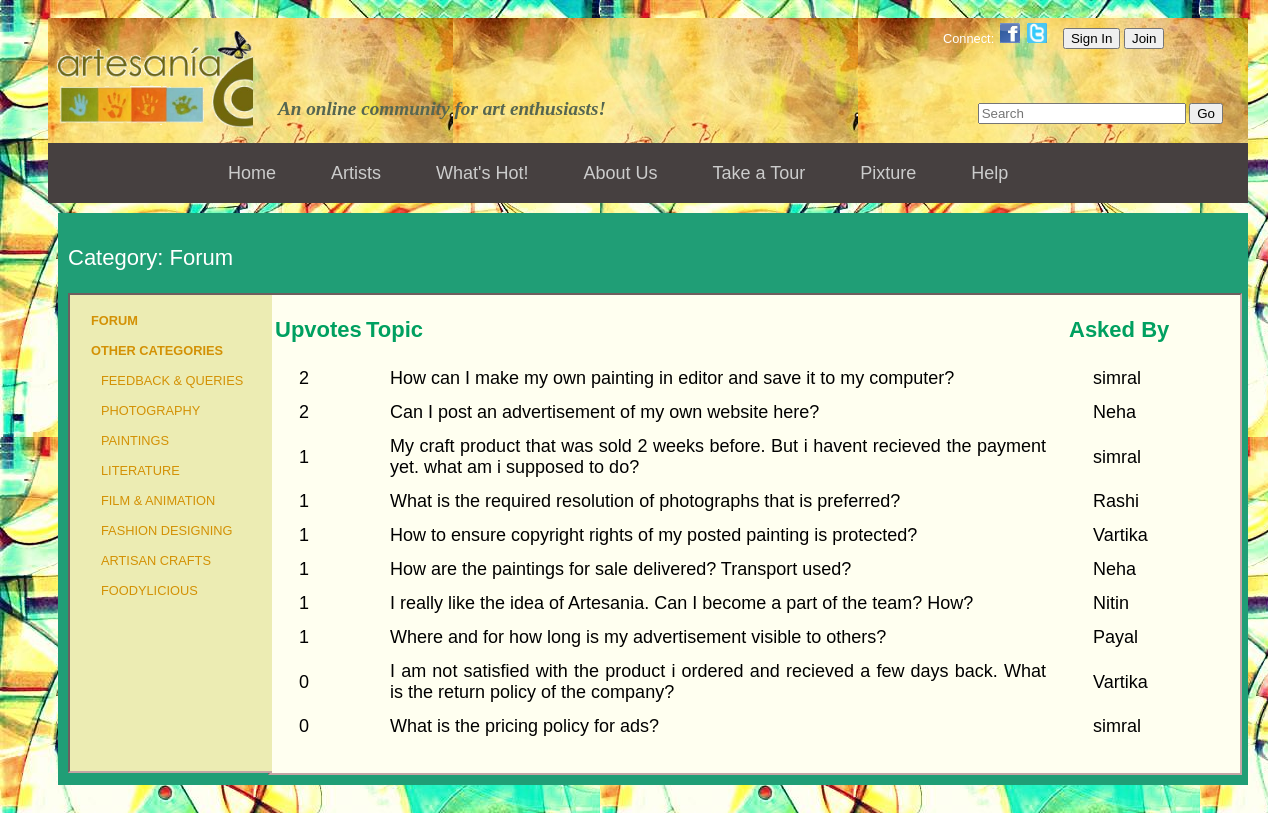
Screenshot of /project/forum.php with the database file from the repository.
### tables this page shows
CREATE TABLE IF NOT EXISTS `topics` (
  `topic_id` int(11) NOT NULL AUTO_INCREMENT,
  `topic_subject` varchar(255) DEFAULT NULL,
  `topic_time` timestamp NULL DEFAULT CURRENT_TIMESTAMP,
  `topic_cat` int(11) DEFAULT NULL,
  `username` varchar(20) DEFAULT NULL,
  `upvotes` int(11) NOT NULL DEFAULT '0',
  PRIMARY KEY (`topic_id`),
  KEY `topic_cat` (`topic_cat`)
);

### project/forum.php (the view, shortened to what this page needs)
	<link rel= "stylesheet" href="css/profile.css">
	<link rel= "stylesheet" href="css/forum.css">
	</head>
<?php
	include 'header2.php';
	include 'profileLoginHeader.php';
?>
	<div id="main">
		<div id="content">
			<div class="line_block">
				<?php
					if(!isset($_GET['category'])) {
						$category="Forum";
					}
					else {
						$category=$_GET['category'];
						$_SESSION['category_id']=$_GET['category_id'];
					}
					$con=mysqli_connect("localhost","root","","artesania");
					if(!isset($_GET['category_id'])) {
					$query="select * from topics order by upvotes DESC";
					$result=mysqli_query($con,$query);
					}
					else {
						$category_id=$_GET['category_id'];
						$query="select * from topics where topic_cat=".$category_id." order by upvotes DESC";
						$result=mysqli_query($con,$query);
					}
				?>
				<p class="white_area">Category: <?php echo "\t".$category; ?></p>
			</div>
			<div id="inner_content">
				<div id="left_panel">
					<ul>
						<lh>
							<?php echo "<a href='forum.php'>Forum</a>";
							?>
						</lh>
						<lh>
							<a href="#">Other Categories</a>
						</lh>
						<li>
							<?php echo "<a href='forum.php?category_id=1&category=Feedback and Queries'>Feedback & Queries</a>"; ?>
						</li>
						<li>
							<?php echo "<a href='forum.php?category_id=2&category=Photography'>Photography</a>"; ?>
						</li>
						<li>
							<?php echo "<a href='forum.php?category_id=3&category=Paintings'>Paintings</a>"; ?>
						</li>
						<li>
							<?php echo "<a href='forum.php?category_id=4&category=Literature'>Literature</a>"; ?>
						</li>
						<li>
							<?php echo "<a href='forum.php?category_id=6&category=Film & Animation'>Film & Animation</a>"; ?>
						</li>
						<li>
							<?php echo "<a href='forum.php?category_id=7&category=Fashion Designing'>Fashion Designing</a>"; ?>
						</li>
						<li>
							<?php echo "<a href='forum.php?category_id=8&category=Artisan Crafts'>Artisan Crafts</a>"; ?>
						</li>
						<li>
							<?php echo "<a href='forum.php?category_id=5&category=Foodylicious'>Foodylicious	</a>"; ?>
						</li>
				</div>
				<div id="inner_content_area">
					<div class="line_block">
						<table id="topic_table">
							<tr>
								<th id="upvotes_head">Upvotes</th>
								<th id="topic_head">Topic</th>
								<th id="askedby_head">Asked By</th>
							</tr>
							<?php
								if((mysqli_num_rows($result))>=1){
									echo "<tr>";
									while($row = mysqli_fetch_array($result)) {
										echo "</tr> <tr>";
										echo "<td><a href='forum_topic.php?topic_id=".$row['topic_id']."'>".$row['upvotes']."</a></td>";
										echo "<td><a href='forum_topic.php?topic_id=".$row['topic_id']."'>".$row['topic_subject']."</a></td>";
										echo "<td><a href='forum_topic.php?topic_id=".$row['topic_id']."'>".$row['username']."</a></td>";
									}
									echo "</tr>";
								}
							?>
						</table>
					</div>
				</div>
			</div>
		</div>
	</div>
</div>
</body>
</html>

### project/css/primary.css (style rules this page uses)
body { font: 0.8em Arial, sans-serif; background-image:url('http://localhost/xampp/project/images/background.jpg'); background-attachment:fixed; position:absolute; padding-left:30px; height: 100%; width: 100%; }
h1, ul { margin:0; padding:0; }
#main { width:1200px; }
#main ul { list-style:none; height: 30px; margin-bottom:10px; }
#main ul li { float:left; }
#main ul li a { text-decoration: none; padding: 0px 0px 0px 20px; line-height: 30px; }
#main ul lh a { text-decoration: none; padding: 0px 0px 0px 10px; line-height: 30px; }
#content { float:left; width:980px; padding:10px; }
a { text-decoration:none; color:black; }
#content { background: rgba(247, 236, 236, 0.88); text-align:justify; }
#content, #side { min-height:550px; }

### project/css/profile.css (style rules this page uses)
#content { width:1180px; display:inline; }

### project/css/forum.css (style rules this page uses)
#content { width: 1170px; margin-left:10px; background:rgb(32, 158, 118); min-height:400px; }
td a { font-family:sans-serif; font-size:18px; }
.line_block { font-size:22px; color:rgb(0,160,96); }
#inner_content { min-height:400px; height:auto; }
#left_panel { background:#ECECB3; width: 180px; float:left; padding: 11px; border:2px; border-style:inset; border-right:none; border-color:rgb(196, 165, 165); }
#left_panel a { color:rgb(211,145,5); text-transform:uppercase; text-decoration:none; }
#left_panel lh { font-weight:bold; display:block; }
#inner_content_area { margin-left:200px; background:ivory; width:970px; min-height:354px; border:2px; border-style:inset; border-color:rgb(196, 165, 165); height:auto; }
a { text-decoration:none; color:black; }
.white_area { color:white; }
#upvotes_head { width:87px; }
#topic_head { width:699px; }
#askedby_head { width:101px; }
table tr th { padding-top:20px; padding-bottom:20px; }
table tr td { font-size:17px; padding-right:20px; padding-left:25px; padding-bottom:10px; font-family:"Trebuchet MS",Helvetica,sans-serif; }

### rows the page displays
topics: upvotes "2", topic_subject "How can I make my own painting in editor and save it to my computer?", username "simral"
topics: upvotes "2", topic_subject "Can I post an advertisement of my own website here?", username "Neha"
topics: upvotes "1", topic_subject "My craft product that was sold 2 weeks before. But i havent recieved the payment yet. what am i supposed to do?", username "simral"
topics: upvotes "1", topic_subject "What is the required resolution of photographs that is preferred?", username "Rashi"
topics: upvotes "1", topic_subject "How to ensure copyright rights of my posted painting is protected?", username "Vartika"
topics: upvotes "1", topic_subject "How are the paintings for sale delivered? Transport used?", username "Neha"
topics: upvotes "1", topic_subject "I really like the idea of Artesania. Can I become a part of the team? How?", username "Nitin"
topics: upvotes "1", topic_subject "Where and for how long is my advertisement visible to others?", username "Payal"
topics: upvotes "0", topic_subject "I am not satisfied with the product i ordered and recieved a few days back. What is the return policy of the company?", username "Vartika"
topics: upvotes "0", topic_subject "What is the pricing policy for ads?", username "simral"

### other values shown
$category "Forum"
